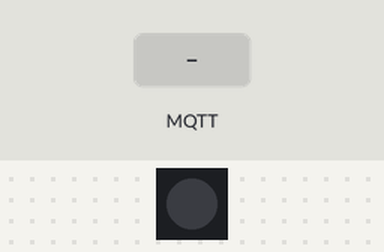
This sketch was run on a simulated ESP32-C3. On the bench: 1 RGB LEDs in strip order, left to right. The test bench sets the inputs (shaded band). WiFi joins after 1.5 s; servers stay silent unless stated; no MQTT or app messages arrive unless stated; what the sketch prints to the serial monitor is not drawn.

Above: at 3.7 s.
3.8 s: MQTT message "on" arrives on the first subscribed topic
At 4.8 s:
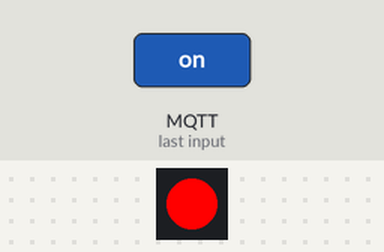
6.8 s: MQTT message "off" arrives on the first subscribed topic
At 8.2 s:
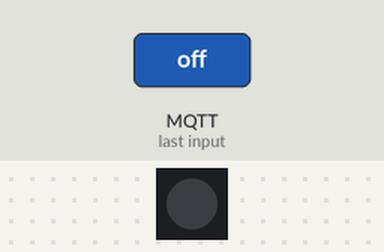
Timing chart, 0 to 9.8 s (numbered marks = the images above; inputs shaded):
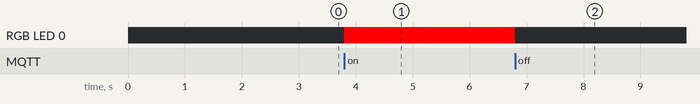

The sketch:

lolin_c3_mini_sub_led_on_off.ino
```cpp
#include <WiFi.h>
#include <PubSubClient.h>
#include <Adafruit_NeoPixel.h>

const char* ssid = "RiaSummer2G";
const char* password = "730124go";
const char* brokerAddress = "192.168.2.8";
const char* brokerUser = "ship";
const char* brokerPassword = "1234";
const char* clientId = "ria_lolin_c3_mini_sub_01";
const char* topic = "Riatech/Line1/Led";

#define LED_PIN     7
#define LED_COUNT   1
Adafruit_NeoPixel led(LED_COUNT, LED_PIN, NEO_GRB + NEO_KHZ800);

void onMessage(char* topic, byte* payload, unsigned int length) {
    String message = "";
    for (int i = 0; i < length; i++) {
        message += (char)payload[i];
    }

    Serial.print("Topic: " + String(topic));
    Serial.println("\tMessage: " + message);

    if (message == "on" || message == "On") {
        led.setPixelColor(0, led.Color(255,0,0));   // 빨강
        led.show();
    } else if (message == "off" || message == "Off") {
        led.setPixelColor(0, led.Color(0,0,0));     // 끄기
        led.show();
    } else {
        Serial.print("Wring Message ! : " + message );
    }
}

WiFiClient wifiClient;
PubSubClient mqttClient(brokerAddress, 1883, onMessage, wifiClient);


void setup() {
    Serial.begin(115200);
    delay(1000);
    Serial.print("Connecting to Wi-Fi: " + String(ssid));

    WiFi.begin(ssid, password);
    WiFi.setTxPower(WIFI_POWER_8_5dBm);

    while (WiFi.status() != WL_CONNECTED) {
        Serial.print(".");
        delay(500);
    }

    Serial.println("Wi-Fi connected");
    Serial.println("Connecting to MQTT Broker: " + String(brokerAddress));

    while (!mqttClient.connect(clientId, brokerUser, brokerPassword)) {
        Serial.print(".");
        delay(500);
    }

    Serial.println();
    Serial.println("MQTT Broker connected");
    mqttClient.subscribe(topic);
    Serial.println("Subscribed topic: " + String(topic));

    led.begin();
}


void loop() {
    mqttClient.loop();
}
```

Measured:
- after the input at 3.8 s, RGB LED 0: off → RGB(255, 0, 0) at once
- after the input at 6.8 s, RGB LED 0: RGB(255, 0, 0) → off at once
